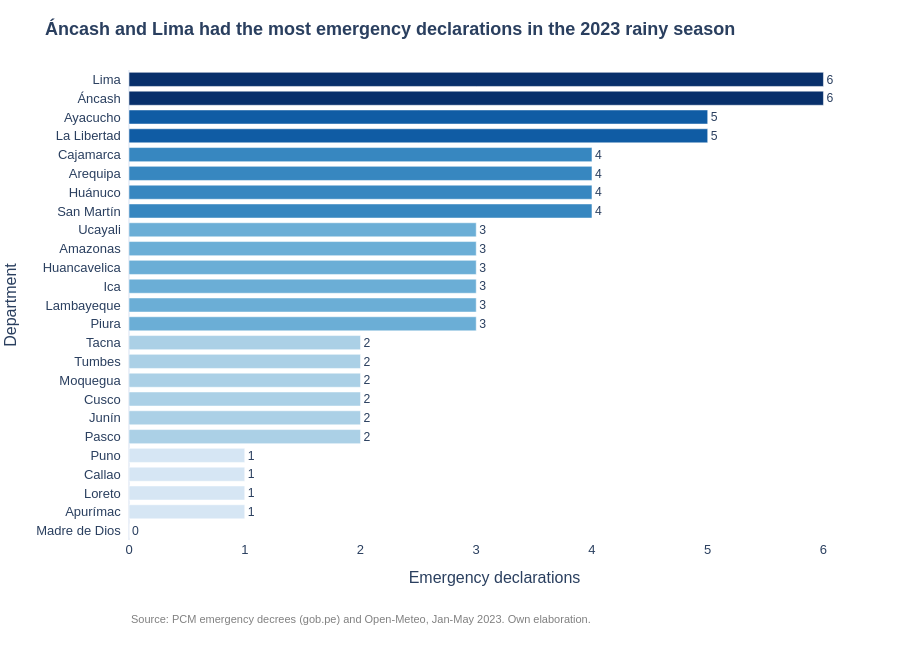

Notebook code cell kept with this figure:
### Markdown cell above
## 3. Emergency declarations by department (bar chart)

In order to compare the number of emergency declarations across departments, a horizontal bar chart was used, since department names are long and can therefore be read more easily along the vertical axis. Moreover, the bars were sorted from lowest to highest, so that the ranking can be identified at a glance, and the exact value was displayed at the end of each bar in order to avoid relying on the gridlines.

As the chart shows, Áncash and Lima received the most declarations between January and May 2023, with 6 each, followed by Ayacucho and La Libertad, with 5 each. In contrast, Madre de Dios did not receive any declaration during the season. This last result is particularly striking, given that it is one of the departments with the highest rainfall, as will be shown in the following section.

### Code cell
fig = px.bar(tabla.sort_values("declaratorias"),
             x="declaratorias", y="departamento", orientation="h",
             color="declaratorias", color_continuous_scale="Blues",
             text="declaratorias",
             labels={"declaratorias": "Emergency declarations", "departamento": "Department"},
             title="<b>Áncash and Lima had the most emergency declarations in the 2023 rainy season</b>",
             height=650)
fig.update_traces(textposition="outside", cliponaxis=False)
fig.update_layout(
    coloraxis_showscale=False,
    template="plotly_white",
    font=dict(family="Arial", size=13),
    title_font_size=18,
    bargap=0.25,
    margin=dict(l=10, r=40, t=70, b=110),
    xaxis=dict(showgrid=False),
    yaxis=dict(ticksuffix="  "),
    annotations=[dict(
        text=fuente, showarrow=False, xref="paper", yref="paper",
        x=0, y=-0.15, yanchor="top", font=dict(size=11, color="gray"),
    )],
)
fig.show()

### Figure 1 — Plotly figure (JSON) as saved in the notebook; plotly's stock layout.template omitted (floating-point values rounded to 4 significant figures)
{"data": [{"cliponaxis": false, "hovertemplate": "Emergency declarations=%{marker.color}<br>Department=%{y}<extra></extra>", "legendgroup": "", "marker": {"color": [0, 1, 1, 1, 1, 2, 2, 2, 2, 2, 2, 3, 3, 3, 3, 3, 3, 4, 4, 4, 4, 5, 5, 6, 6], "coloraxis": "coloraxis", "pattern": {"shape": ""}}, "name": "", "orientation": "h", "showlegend": false, "text": [0.0, 1.0, 1.0, 1.0, 1.0, 2.0, 2.0, 2.0, 2.0, 2.0, 2.0, 3.0, 3.0, 3.0, 3.0, 3.0, 3.0, 4.0, 4.0, 4.0, 4.0, 5.0, 5.0, 6.0, 6.0], "textposition": "outside", "type": "bar", "x": [0, 1, 1, 1, 1, 2, 2, 2, 2, 2, 2, 3, 3, 3, 3, 3, 3, 4, 4, 4, 4, 5, 5, 6, 6], "xaxis": "x", "y": ["Madre de Dios", "Apurímac", "Loreto", "Callao", "Puno", "Pasco", "Junín", "Cusco", "Moquegua", "Tumbes", "Tacna", "Piura", "Lambayeque", "Ica", "Huancavelica", "Amazonas", "Ucayali", "San Martín", "Huánuco", "Arequipa", "Cajamarca", "La Libertad", "Ayacucho", "Áncash", "Lima"], "yaxis": "y"}], "layout": {"annotations": [{"font": {"color": "gray", "size": 11}, "showarrow": false, "text": "Source: PCM emergency decrees (gob.pe) and Open-Meteo, Jan-May 2023. Own elaboration.", "x": 0, "xref": "paper", "y": -0.15, "yanchor": "top", "yref": "paper"}], "bargap": 0.25, "barmode": "relative", "coloraxis": {"autocolorscale": false, "colorbar": {"title": {"text": "Emergency declarations"}}, "colorscale": [[0.0, "rgb(247,251,255)"], [0.125, "rgb(222,235,247)"], [0.25, "rgb(198,219,239)"], [0.375, "rgb(158,202,225)"], [0.5, "rgb(107,174,214)"], [0.625, "rgb(66,146,198)"], [0.75, "rgb(33,113,181)"], [0.875, "rgb(8,81,156)"], [1.0, "rgb(8,48,107)"]], "showscale": false}, "font": {"family": "Arial", "size": 13}, "height": 650, "legend": {"tracegroupgap": 0}, "margin": {"b": 110, "l": 10, "r": 40, "t": 70}, "title": {"font": {"size": 18}, "text": "<b>Áncash and Lima had the most emergency declarations in the 2023 rainy season</b>"}, "xaxis": {"anchor": "y", "domain": [0.0, 1.0], "showgrid": false, "title": {"text": "Emergency declarations"}}, "yaxis": {"anchor": "x", "domain": [0.0, 1.0], "ticksuffix": "  ", "title": {"text": "Department"}}}}
